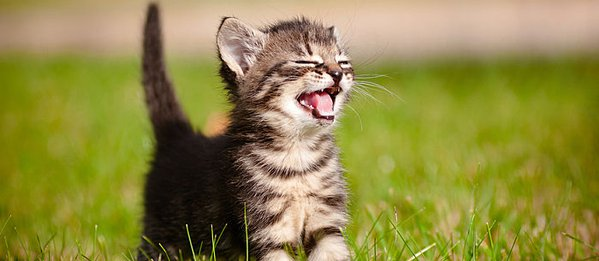
#> input picture gen_img/cat2.jpg, 599 x 261 px
$ python kmeans.py
#> lines starting #> are read from the running program, lines starting #| are printed output that depends on the picture; long printed decimals are rounded
from PIL import Image

import sklearn
import sklearn.cluster

im = Image.open("cat2.jpg")
#> im is the input picture: PIL image 599x261 RGB; mean R, G, B 143.8, 136.4, 67.7
im = im.convert("RGB")

print(im.load()[0, 0])
#| (133, 117, 39)

(Xs, Ys, Xf, Yf) = im.getbbox()
#> Xs = 0; Ys = 0; Xf = 599; Yf = 261

height = Yf - Ys
#> height = 261
width = Xf - Xs
#> width = 599
num_pixels = height * width
#> num_pixels = 156339

# downsample
rate = 1
im = im.resize((int(width / rate), int(height / rate)))
im.show()

(Xs, Ys, Xf, Yf) = im.getbbox()

height = Yf - Ys
width = Xf - Xs
num_pixels = height * width


# Turn this into data in R^5
# [x, y, r, g, b]

import numpy as np

pixels = im.load()


data = []
for x in range(Xs, Xf):
    for y in range(Ys, Yf):
        r, g, b = pixels[x, y]
        data.append([x, y, r, g, b])
#> after the loop, data = 156339 items

data = np.array(data)

print(data.shape)
#| (156339, 5)

clusters = 8


labels = sklearn.cluster.KMeans(n_clusters = clusters).fit(data).predict(data)


avg_colors = np.zeros((clusters, 3))
counts = np.zeros(clusters)
for i in range(clusters):
    count = 0
    for j in range((num_pixels)):
        if (labels[j] == i):
            count = count + 1
            [x, y, r, g, b] = data[j]
            avg_colors[i] = avg_colors[i] + [r, g, b]
    avg_colors[i] = (avg_colors[i] / count)
#> after the loop, avg_colors = [[210, 186.2, 165.1], [47.33, 34.26, 22.18], [196.1, 168.4, 144.5], [156, 149.3, 76.98], [133, 138.2, 21.49], [129.2, 130.2, 24.32], [201.3, 174.3, 150.2], [149, 155.7, 51.71]]
print(avg_colors[0])
#| [209.962 186.173 165.100]

# # replace each pixel in the image with the avg of its cluster

b = im.load()

for i in range(num_pixels):
    x = int(i / height)
    y = int(i % height)
    [r, g, b] = avg_colors[labels[i]]
    print((int(r), int(g), int(b)))
#     im[(x, y)] = (int(r), int(g), int(b))
    im.putpixel((x, y), (int(r), int(g), int(b)))
#> this loop made 156339 passes
#| (156, 149, 76)
#| (156, 149, 76)
#| (156, 149, 76)
#| (156, 149, 76)
#| (156, 149, 76)
#| (156, 149, 76)
#| (156, 149, 76)
#| (156, 149, 76)
#> (further printed lines are left out)
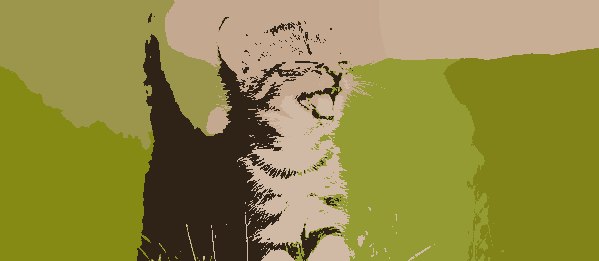
#> im: PIL image 599x261 RGB; mean R, G, B 143.6, 136.1, 67.3

im.show()
